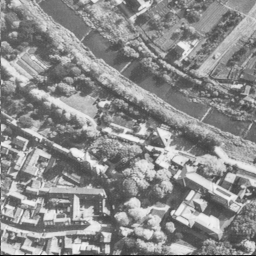
#> input picture assignment01/images/5.1.10-aerial.tiff, 256 x 256 px
$ python task03_a.py   (older library calls are emulated)
#> lines starting #> are read from the running program, lines starting #| are printed output that depends on the picture
import matplotlib.pyplot as plt
import matplotlib.cm as cm #
from scipy import misc
from PIL import Image

#	create a dictionary for easier filepath handling
imagePath = { 'aerial' : './images/5.1.10-aerial.tiff',
		'jellyBeans' : './images/4.1.07-jelly-beans.tiff',
		'lake' : './images/4.2.06-lake.tiff',
		'fishingBoat' : './images/fishingboat.tiff',
		'lochness' : './images/fishingboat.tiff',
		'terraux' : './images/terraux.tiff'}

#	intensity transformations
def intensity(grayscale):
#	loop through the colors
	for i in range(len(grayscale)):
		for j in range(len(grayscale[i])):
		#	save original image
			p = grayscale[i, j]
		#	p_k is the highest value a pixel can have
			p_k = 255
		#	use formula T(p)=p_k-p and update the colors
			grayscale[i, j] = p_k - p
	return grayscale

#	create function to plot and modify the image
def plotImage(filepath):
#	read image
#> called with filepath = './images/5.1.10-aerial.tiff'
	image = misc.imread(filepath)
#> image is the input picture: shape (256, 256); min 1, max 248, mean 140.5
	intensityImage = intensity(image)
#> after the loop in intensity, `for i in range(len(grayscale)):`:
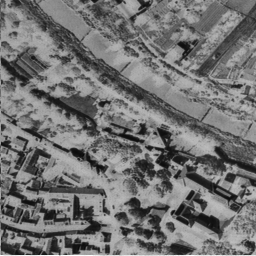
#> grayscale: shape (256, 256); min 7, max 254, mean 114.5
#	show image in plot, using gray color map
	plt.imshow(intensityImage, cmap=plt.cm.gray)
	plt.axis('off')
	plt.show()
	return None

#	create function for comparing original and modified image
def subplotImage(filepath):
#> called with filepath = './images/5.1.10-aerial.tiff'
	_, ax = plt.subplots(1, 2, figsize=(16, 8))
	originalImage = misc.imread(filepath)
	ax[0].imshow(originalImage, cmap=plt.cm.gray)
	ax[0].set_axis_off()
	intensityImage = intensity(misc.imread(filepath))
	ax[1].imshow(intensityImage, cmap=plt.cm.gray)
	ax[1].set_axis_off()
	plt.show()
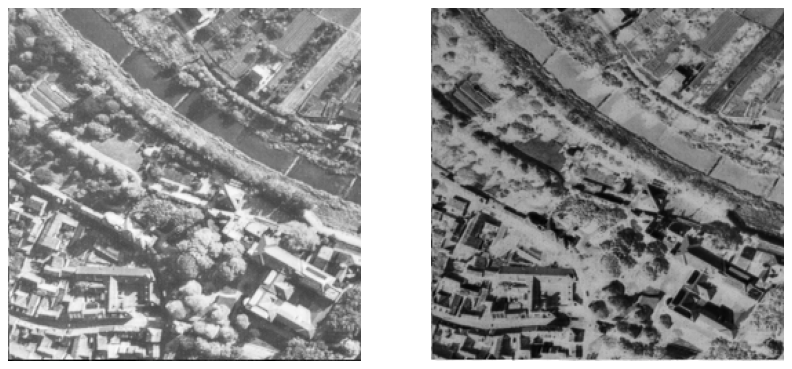
#> figure drawn by matplotlib, 2 panels
	return None

#	create two plots for the image
plotImage(imagePath['aerial'])
subplotImage(imagePath['aerial'])

$ run again, with assignment01/images/lochness.tiff copied over assignment01/images/5.1.10-aerial.tiff
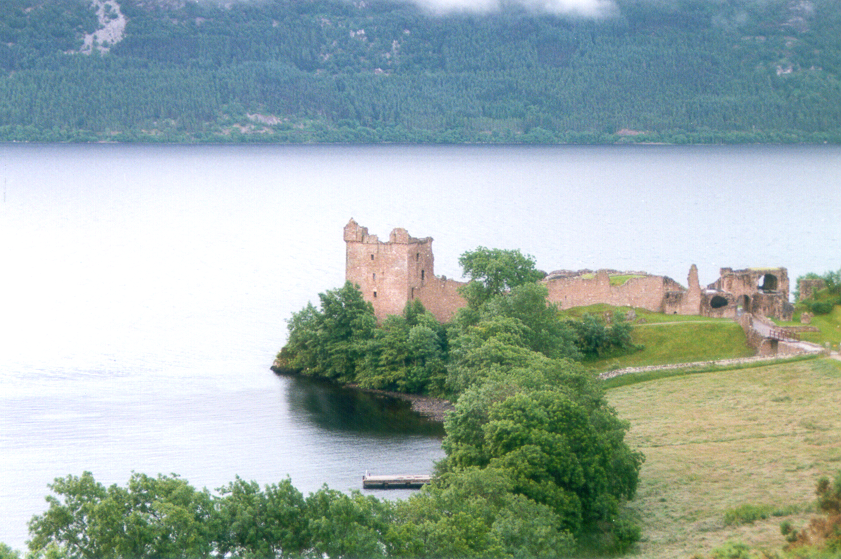
#> input picture assignment01/images/lochness.tiff, 841 x 559 px
#> in plotImage, image is the input picture: shape (559, 841, 3); mean R, G, B 157.5, 174.4, 169.5
#> after the loop in intensity, `for i in range(len(grayscale)):`:
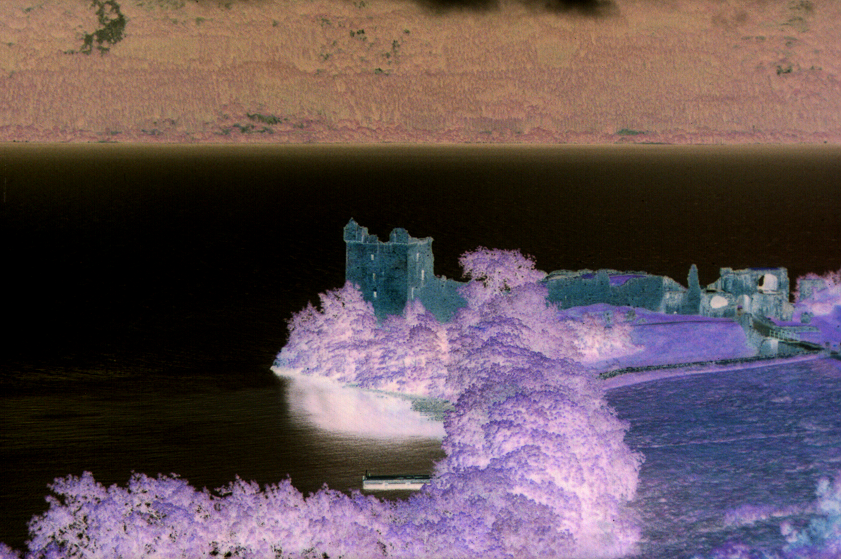
#> grayscale: shape (559, 841, 3); mean R, G, B 97.5, 80.6, 85.5
#> in subplotImage, `plt.show()`:
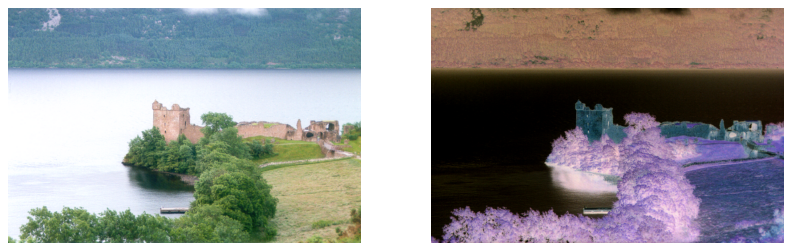
#> figure drawn by matplotlib, 2 panels
